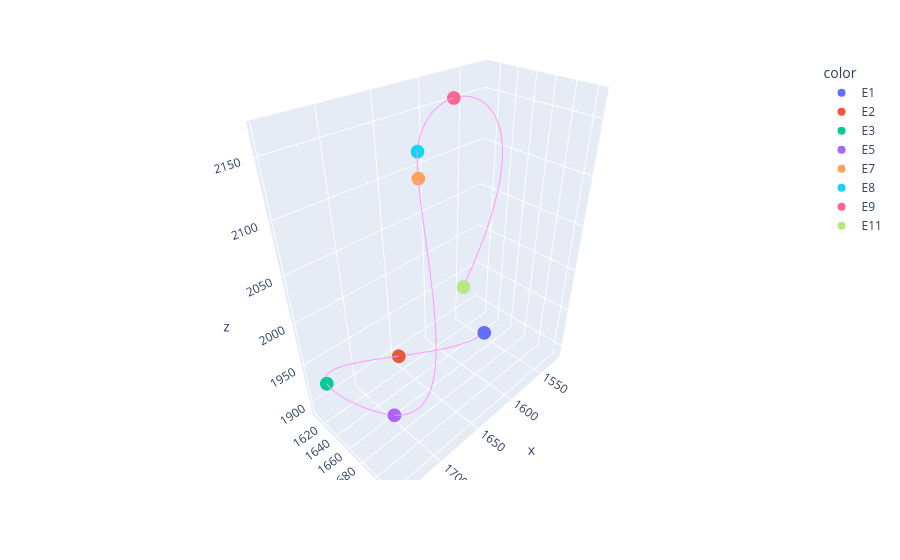

Notebook code for this chart:
### Markdown cell above
We can easily visualize one or more traces by their trace_IDs now, either one or several (by a list of trace_IDs). To do this we load the tracing functions module that contains several helper functions for trace analysis.

### Code cell
tr.plot_traces(traces,[26])

### Figure 1 — Plotly figure (JSON) as saved in the notebook; plotly's stock layout.template omitted (floating-point values rounded to 4 significant figures)
{"data": [{"hoverlabel": {"namelength": 0}, "hovertemplate": "color=E1<br>x=%{x}<br>y=%{y}<br>z=%{z}", "legendgroup": "E1", "marker": {"color": "#636efa", "symbol": "circle"}, "mode": "markers", "name": "E1", "scene": "scene", "showlegend": true, "type": "scatter3d", "x": [1574.0], "y": [1668.0], "z": [1918.0]}, {"hoverlabel": {"namelength": 0}, "hovertemplate": "color=E2<br>x=%{x}<br>y=%{y}<br>z=%{z}", "legendgroup": "E2", "marker": {"color": "#EF553B", "symbol": "circle"}, "mode": "markers", "name": "E2", "scene": "scene", "showlegend": true, "type": "scatter3d", "x": [1650.0], "y": [1615.0], "z": [1899.0]}, {"hoverlabel": {"namelength": 0}, "hovertemplate": "color=E3<br>x=%{x}<br>y=%{y}<br>z=%{z}", "legendgroup": "E3", "marker": {"color": "#00cc96", "symbol": "circle"}, "mode": "markers", "name": "E3", "scene": "scene", "showlegend": true, "type": "scatter3d", "x": [1744.0], "y": [1629.0], "z": [1941.0]}, {"hoverlabel": {"namelength": 0}, "hovertemplate": "color=E5<br>x=%{x}<br>y=%{y}<br>z=%{z}", "legendgroup": "E5", "marker": {"color": "#ab63fa", "symbol": "circle"}, "mode": "markers", "name": "E5", "scene": "scene", "showlegend": true, "type": "scatter3d", "x": [1725.0], "y": [1699.0], "z": [1943.0]}, {"hoverlabel": {"namelength": 0}, "hovertemplate": "color=E7<br>x=%{x}<br>y=%{y}<br>z=%{z}", "legendgroup": "E7", "marker": {"color": "#FFA15A", "symbol": "circle"}, "mode": "markers", "name": "E7", "scene": "scene", "showlegend": true, "type": "scatter3d", "x": [1671.0], "y": [1678.0], "z": [2132.0]}, {"hoverlabel": {"namelength": 0}, "hovertemplate": "color=E8<br>x=%{x}<br>y=%{y}<br>z=%{z}", "legendgroup": "E8", "marker": {"color": "#19d3f3", "symbol": "circle"}, "mode": "markers", "name": "E8", "scene": "scene", "showlegend": true, "type": "scatter3d", "x": [1662.0], "y": [1668.0], "z": [2147.0]}, {"hoverlabel": {"namelength": 0}, "hovertemplate": "color=E9<br>x=%{x}<br>y=%{y}<br>z=%{z}", "legendgroup": "E9", "marker": {"color": "#FF6692", "symbol": "circle"}, "mode": "markers", "name": "E9", "scene": "scene", "showlegend": true, "type": "scatter3d", "x": [1598.0], "y": [1642.0], "z": [2166.0]}, {"hoverlabel": {"namelength": 0}, "hovertemplate": "color=E11<br>x=%{x}<br>y=%{y}<br>z=%{z}", "legendgroup": "E11", "marker": {"color": "#B6E880", "symbol": "circle"}, "mode": "markers", "name": "E11", "scene": "scene", "showlegend": true, "type": "scatter3d", "x": [1594.0], "y": [1654.0], "z": [1983.0]}, {"mode": "lines", "showlegend": false, "type": "scatter3d", "x": [1574.0, 1575.0, 1578.0, 1581.0, 1585.0, 1591.0, 1597.0, 1604.0, 1611.0, 1619.0, 1627.0, 1636.0, 1645.0, 1654.0, 1663.0, 1673.0, 1682.0, 1690.0, 1699.0, 1707.0, 1714.0, 1721.0, 1728.0, 1733.0, 1738.0, 1741.0, 1744.0, 1745.0, 1745.0, 1745.0, 1743.0, 1741.0, 1738.0, 1735.0, 1732.0, 1729.0, 1725.0, 1722.0, 1719.0, 1717.0, 1714.0, 1712.0, 1710.0, 1708.0, 1706.0, 1704.0, 1702.0, 1701.0, 1699.0, 1698.0, 1696.0, 1695.0, 1693.0, 1691.0, 1690.0, 1688.0, 1686.0, 1684.0, 1682.0, 1680.0, 1678.0, 1675.0, 1672.0, 1669.0, 1666.0, 1662.0, 1658.0, 1653.0, 1647.0, 1640.0, 1634.0, 1626.0, 1619.0, 1611.0, 1603.0, 1595.0, 1587.0, 1579.0, 1572.0, 1564.0, 1557.0, 1551.0, 1544.0, 1539.0, 1534.0, 1530.0, 1526.0, 1524.0, 1522.0, 1522.0, 1523.0, 1525.0, 1528.0, 1533.0, 1539.0, 1547.0, 1556.0, 1567.0, 1580.0, 1594.0], "y": [1668.0, 1663.0, 1658.0, 1653.0, 1648.0, 1644.0, 1639.0, 1635.0, 1631.0, 1627.0, 1623.0, 1620.0, 1617.0, 1614.0, 1611.0, 1610.0, 1608.0, 1607.0, 1607.0, 1607.0, 1608.0, 1609.0, 1611.0, 1614.0, 1617.0, 1622.0, 1627.0, 1633.0, 1639.0, 1646.0, 1654.0, 1662.0, 1670.0, 1678.0, 1685.0, 1692.0, 1699.0, 1704.0, 1709.0, 1713.0, 1717.0, 1720.0, 1722.0, 1724.0, 1725.0, 1725.0, 1725.0, 1724.0, 1723.0, 1722.0, 1720.0, 1718.0, 1716.0, 1713.0, 1710.0, 1706.0, 1703.0, 1699.0, 1696.0, 1692.0, 1688.0, 1684.0, 1680.0, 1676.0, 1672.0, 1668.0, 1665.0, 1661.0, 1658.0, 1655.0, 1652.0, 1650.0, 1647.0, 1645.0, 1643.0, 1641.0, 1639.0, 1638.0, 1636.0, 1635.0, 1634.0, 1634.0, 1633.0, 1633.0, 1632.0, 1633.0, 1633.0, 1633.0, 1634.0, 1635.0, 1636.0, 1637.0, 1638.0, 1640.0, 1642.0, 1644.0, 1646.0, 1649.0, 1651.0, 1654.0], "z": [1918.0, 1911.0, 1905.0, 1900.0, 1897.0, 1894.0, 1892.0, 1892.0, 1892.0, 1892.0, 1894.0, 1895.0, 1898.0, 1901.0, 1904.0, 1907.0, 1911.0, 1914.0, 1918.0, 1922.0, 1926.0, 1929.0, 1932.0, 1935.0, 1937.0, 1939.0, 1941.0, 1942.0, 1942.0, 1942.0, 1941.0, 1941.0, 1940.0, 1940.0, 1941.0, 1941.0, 1943.0, 1945.0, 1948.0, 1952.0, 1956.0, 1962.0, 1968.0, 1974.0, 1981.0, 1988.0, 1996.0, 2004.0, 2012.0, 2021.0, 2030.0, 2039.0, 2048.0, 2057.0, 2066.0, 2075.0, 2083.0, 2092.0, 2100.0, 2108.0, 2116.0, 2123.0, 2129.0, 2136.0, 2141.0, 2146.0, 2151.0, 2155.0, 2158.0, 2161.0, 2163.0, 2165.0, 2166.0, 2166.0, 2166.0, 2165.0, 2164.0, 2162.0, 2160.0, 2157.0, 2153.0, 2149.0, 2145.0, 2139.0, 2134.0, 2127.0, 2121.0, 2113.0, 2105.0, 2097.0, 2088.0, 2078.0, 2068.0, 2058.0, 2047.0, 2035.0, 2023.0, 2010.0, 1997.0, 1983.0]}], "layout": {"legend": {"title": {"text": "color"}, "tracegroupgap": 0}, "margin": {"t": 60}, "scene": {"domain": {"x": [0, 1], "y": [0, 1]}, "xaxis": {"title": {"text": "x"}}, "yaxis": {"title": {"text": "y"}}, "zaxis": {"title": {"text": "z"}}}}}
